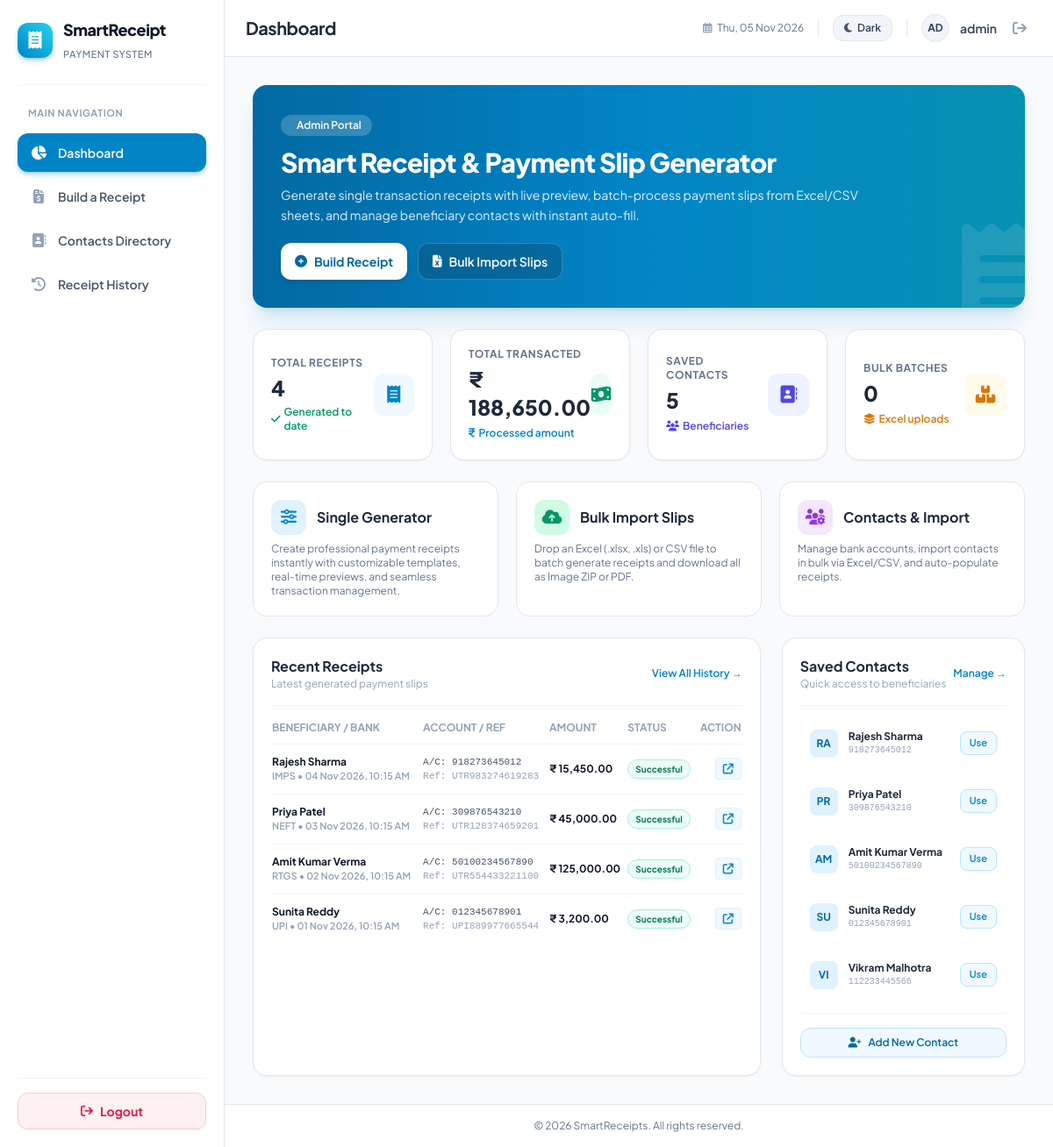
The app's page /dashboard.php (signed in) with its own data.
### tables this page shows
CREATE TABLE IF NOT EXISTS `receipts` (
  `id` INT(11) NOT NULL AUTO_INCREMENT,
  `receipt_no` VARCHAR(100) NOT NULL,
  `template_type` VARCHAR(50) DEFAULT 'template1',
  `status` VARCHAR(50) NOT NULL DEFAULT 'Successful',
  `amount` DECIMAL(15,2) NOT NULL DEFAULT 0.00,
  `transaction_type` VARCHAR(50) DEFAULT 'IMPS',
  `transaction_id` VARCHAR(100) NOT NULL,
  `banking_name` VARCHAR(255) NOT NULL,
  `account_number` VARCHAR(100) NOT NULL,
  `ifsc_code` VARCHAR(50) DEFAULT NULL,
  `payment_date` DATETIME DEFAULT CURRENT_TIMESTAMP,
  `generated_type` ENUM('single','bulk') DEFAULT 'single',
  `batch_id` VARCHAR(100) DEFAULT NULL,
  `created_at` TIMESTAMP NOT NULL DEFAULT CURRENT_TIMESTAMP,
  PRIMARY KEY (`id`),
  UNIQUE KEY `idx_receipts_receipt_no` (`receipt_no`),
  KEY `idx_receipts_transaction_id` (`transaction_id`),
  KEY `idx_receipts_batch_id` (`batch_id`),
  KEY `idx_receipts_payment_date` (`payment_date`),
  KEY `idx_receipts_account_number` (`account_number`),
  KEY `idx_receipts_banking_name` (`banking_name`)
);

CREATE TABLE IF NOT EXISTS `contacts` (
  `id` INT(11) NOT NULL AUTO_INCREMENT,
  `name` VARCHAR(255) NOT NULL,
  `account_number` VARCHAR(100) NOT NULL,
  `ifsc_code` VARCHAR(50) DEFAULT NULL,
  `bank_name` VARCHAR(150) DEFAULT NULL,
  `payment_type` VARCHAR(50) DEFAULT 'IMPS',
  `email` VARCHAR(150) DEFAULT NULL,
  `phone` VARCHAR(50) DEFAULT NULL,
  `notes` TEXT DEFAULT NULL,
  `created_at` TIMESTAMP NOT NULL DEFAULT CURRENT_TIMESTAMP,
  `updated_at` TIMESTAMP NOT NULL DEFAULT CURRENT_TIMESTAMP ON UPDATE CURRENT_TIMESTAMP,
  PRIMARY KEY (`id`),
  KEY `idx_contacts_account` (`account_number`),
  KEY `idx_contacts_name` (`name`)
);

### dashboard.php (the view, shortened to what the rows shown need)
<?php
require_once __DIR__ . '/config/db.php';
try {
    $stmt = $pdo->query("SELECT * FROM receipts ORDER BY created_at DESC LIMIT 6");
    $recent_receipts = $stmt->fetchAll();
    $stmt = $pdo->query("SELECT * FROM contacts ORDER BY created_at DESC LIMIT 5");
    $recent_contacts = $stmt->fetchAll();
} catch (\PDOException $e) {
}
include_once __DIR__ . '/includes/header.php';
?>
<div class="space-y-6">
    <div class="bg-gradient-to-r from-sky-700 via-sky-600 to-cyan-600 rounded-2xl p-6 sm:p-8 text-white shadow-xl shadow-sky-600/15 relative overflow-hidden">
        <div class="relative z-10 max-w-2xl">
            <h2 class="text-2xl sm:text-3xl font-extrabold tracking-tight">Smart Receipt & Payment Slip Generator</h2>
        </div>
    </div>
    <div class="grid grid-cols-1 lg:grid-cols-3 gap-6">
        <div class="lg:col-span-2 bg-white rounded-2xl border border-slate-200 p-5 shadow-sm">
            <?php if (empty($recent_receipts)): ?>
                <div class="text-center py-10">
                    <div class="w-12 h-12 rounded-full bg-slate-100 text-slate-400 flex items-center justify-center mx-auto text-xl mb-3">
                        <i class="fa-regular fa-folder-open"></i>
                    </div>
                    <p class="text-sm font-semibold text-slate-600">No receipts generated yet</p>
                    <p class="text-xs text-slate-400 mt-1">Start by generating your first single or bulk receipt.</p>
                    <a href="receipt-generator.php" class="mt-4 inline-flex items-center space-x-2 text-xs font-bold text-white bg-sky-600 hover:bg-sky-700 px-3.5 py-2 rounded-xl transition">
                        <i class="fa-solid fa-plus"></i>
                        <span>Generate Receipt Now</span>
                    </a>
                </div>
            <?php else: ?>
                <div class="overflow-x-auto">
                    <table class="w-full text-left text-xs">
                        <thead>
                            <tr class="text-slate-400 font-bold uppercase border-b border-slate-100">
                                <th class="pb-2.5">Beneficiary / Bank</th>
                                <th class="pb-2.5">Account / Ref</th>
                                <th class="pb-2.5">Amount</th>
                                <th class="pb-2.5">Status</th>
                                <th class="pb-2.5 text-right">Action</th>
                            </tr>
                        </thead>
                        <tbody class="divide-y divide-slate-100">
                            <?php foreach ($recent_receipts as $r): ?>
                                <tr class="hover:bg-slate-50/70 transition">
                                    <td class="py-3 font-semibold text-slate-800">
                                        <div class="font-bold text-slate-900"><?= htmlspecialchars($r['banking_name']) ?></div>
                                        <div class="text-[11px] text-slate-400"><?= htmlspecialchars($r['transaction_type']) ?> • <?= date('d M Y, h:i A', strtotime($r['payment_date'])) ?></div>
                                    </td>
                                    <td class="py-3 text-slate-600 font-mono text-[11px]">
                                        <div>A/C: <?= htmlspecialchars($r['account_number']) ?></div>
                                        <div class="text-slate-400">Ref: <?= htmlspecialchars($r['transaction_id']) ?></div>
                                    </td>
                                    <td class="py-3 font-bold text-slate-900">
                                        ₹ <?= number_format($r['amount'], 2) ?>
                                    </td>
                                    <td class="py-3">
                                        <span class="inline-flex items-center px-2 py-0.5 rounded-full text-[10px] font-bold <?= $r['status'] === 'Successful' ? 'bg-emerald-50 text-emerald-700 border border-emerald-200' : 'bg-amber-50 text-amber-700 border border-amber-200' ?>">
                                            <?= htmlspecialchars($r['status']) ?>
                                        </span>
                                    </td>
                                    <td class="py-3 text-right">
                                        <a href="receipt-generator.php?recreate_id=<?= $r['id'] ?>" class="text-sky-600 hover:text-sky-800 font-semibold px-2 py-1 rounded bg-sky-50 border border-sky-100 hover:bg-sky-100 transition" title="Re-open in generator">
                                            <i class="fa-solid fa-arrow-up-right-from-square"></i>
                                        </a>
                                    </td>
                                </tr>
                            <?php endforeach; ?>
                        </tbody>
                    </table>
                </div>
            <?php endif; ?>
        </div>
        <div class="bg-white rounded-2xl border border-slate-200 p-5 shadow-sm flex flex-col justify-between">
            <div>
                <div class="space-y-3">
                    <?php if (empty($recent_contacts)): ?>
                        <p class="text-xs text-slate-400 text-center py-6">No saved contacts yet.</p>
                    <?php else: ?>
                        <?php foreach ($recent_contacts as $c): ?>
                            <div class="flex items-center justify-between p-2.5 rounded-xl hover:bg-slate-50 border border-transparent hover:border-slate-200 transition">
                                <div class="flex items-center space-x-3">
                                    <div class="w-8 h-8 rounded-lg bg-sky-100 text-sky-700 flex items-center justify-center font-bold text-xs uppercase">
                                        <?= strtoupper(substr($c['name'], 0, 2)) ?>
                                    </div>
                                    <div>
                                        <div class="text-xs font-bold text-slate-800 truncate max-w-[130px]"><?= htmlspecialchars($c['name']) ?></div>
                                        <div class="text-[10px] text-slate-400 font-mono"><?= htmlspecialchars($c['account_number']) ?></div>
                                    </div>
                                </div>
                                <a href="receipt-generator.php?contact_id=<?= $c['id'] ?>" class="text-[11px] font-semibold text-sky-600 bg-sky-50 px-2.5 py-1 rounded-lg border border-sky-200 hover:bg-sky-600 hover:text-white transition">
                                    Use
                                </a>
                            </div>
                        <?php endforeach; ?>
                    <?php endif; ?>
                </div>
            </div>
        </div>
    </div>
</div>
<?php include_once __DIR__ . '/includes/footer.php'; ?>

### records on screen
receipts: banking_name "Rajesh Sharma", transaction_type "IMPS", payment_date "04 Nov 2026, 10:15 AM", account_number "918273645012", transaction "UTR983274619283", amount "15,450.00", status "Successful"
receipts: banking_name "Priya Patel", transaction_type "NEFT", payment_date "03 Nov 2026, 10:15 AM", account_number "309876543210", transaction "UTR128374659201", amount "45,000.00", status "Successful"
receipts: banking_name "Amit Kumar Verma", transaction_type "RTGS", payment_date "02 Nov 2026, 10:15 AM", account_number "50100234567890", transaction "UTR554433221100", amount "125,000.00", status "Successful"
receipts: banking_name "Sunita Reddy", transaction_type "UPI", payment_date "01 Nov 2026, 10:15 AM", account_number "012345678901", transaction "UPI889977665544", amount "3,200.00", status "Successful"
contacts: name "RA", name "Rajesh Sharma", account_number "918273645012"
contacts: name "PR", name "Priya Patel", account_number "309876543210"
contacts: name "AM", name "Amit Kumar Verma", account_number "50100234567890"
contacts: name "SU", name "Sunita Reddy", account_number "012345678901"
contacts: name "VI", name "Vikram Malhotra", account_number "112233445566"

### other values on screen
$item['title'] "Dashboard"
$item['title'] "Build a Receipt"
$item['title'] "Contacts Directory"
$item['title'] "Receipt History"
PAGE_TITLE "Dashboard"
substr($admin_username, 0, 2) "AD"
$admin_username "admin"
$total_receipts "4"
$total_amount "188,650.00"
$total_contacts "5"
$bulk_batches "0"
